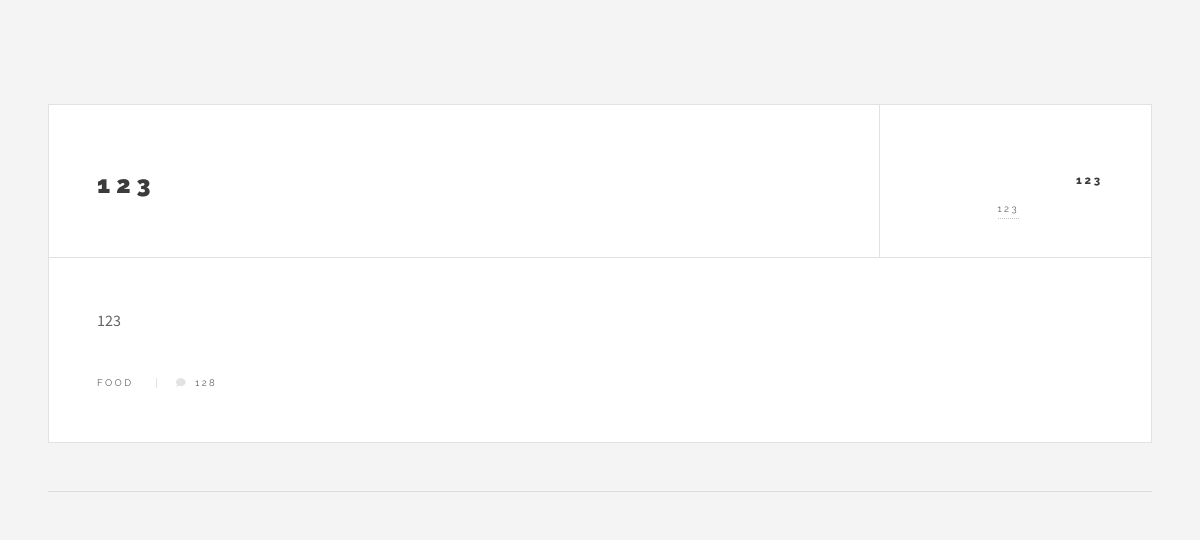
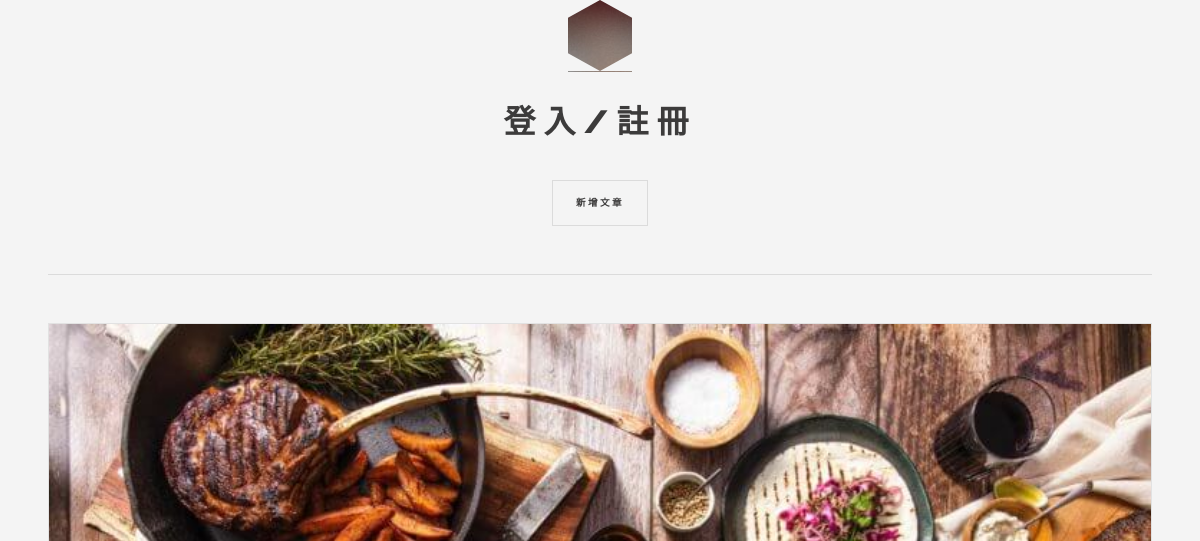
/ (upper part), run on an earlier commit of the app's database (2 pictures, top to bottom).
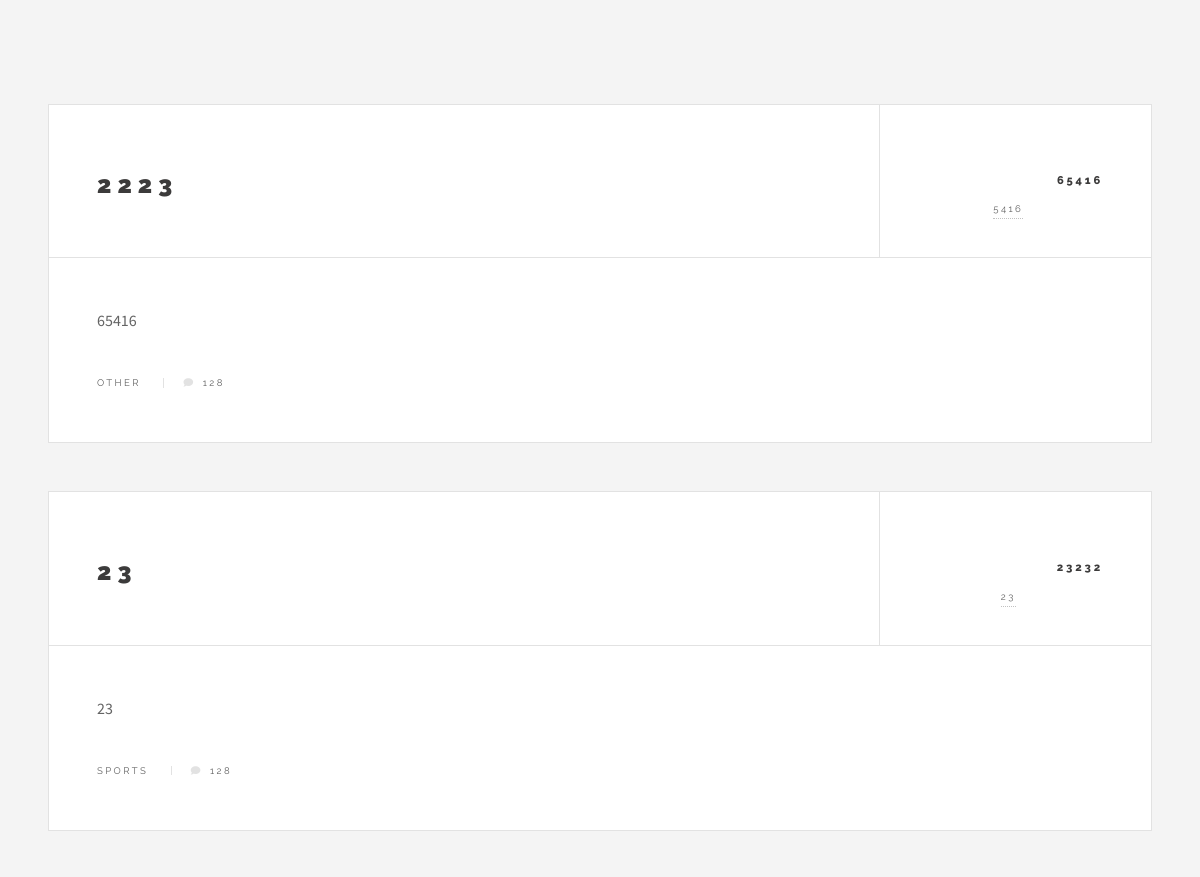
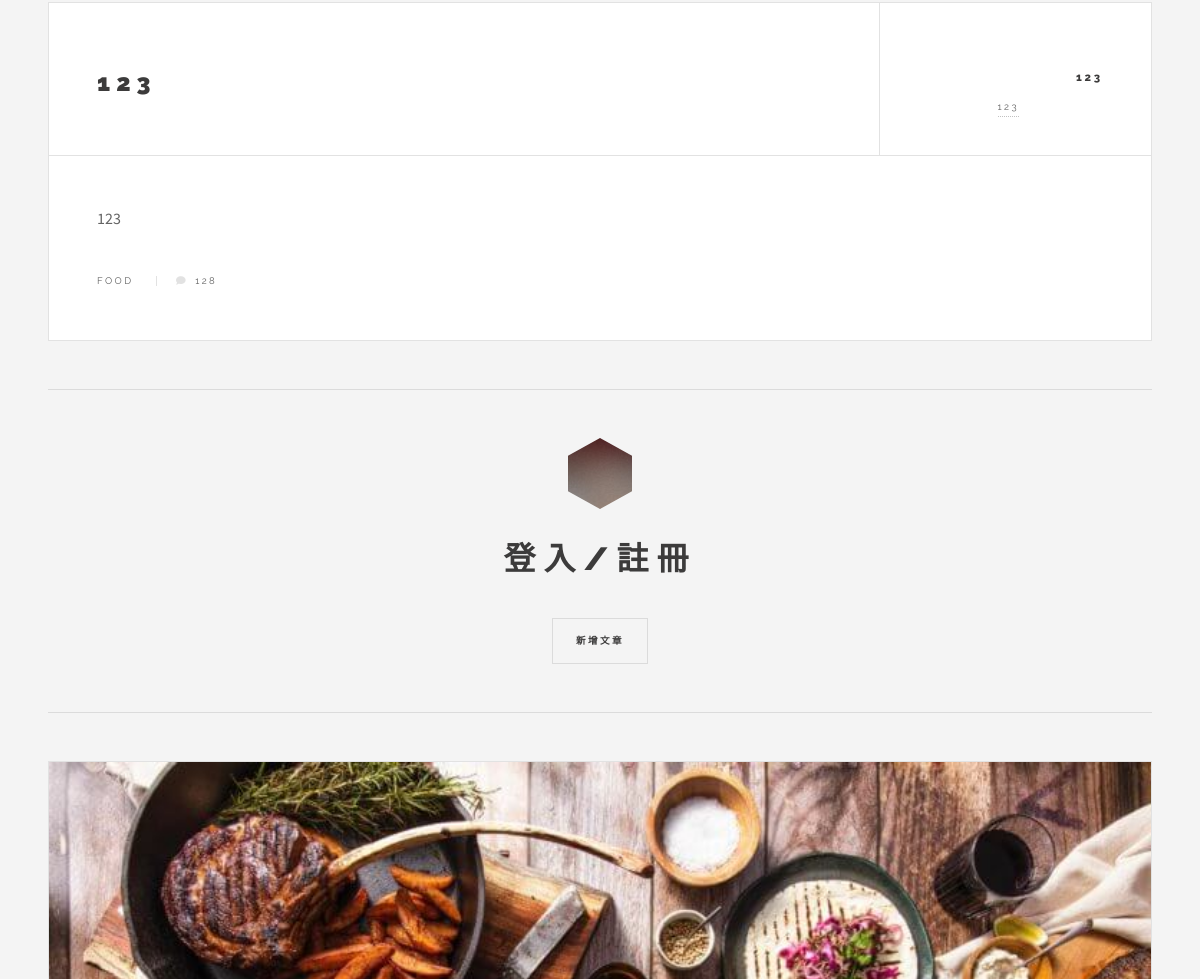
And on a later commit of the database (2 pictures, top to bottom).
### tables this page shows
CREATE TABLE data (title TEXT NOT NULL, content TEXT NOT NULL, author TEXT NOT NULL, time TEXT NOT NULL, category TEXT NOT NULL);

### main.py (the view)
@app.route('/')
def index():
    articles = get_all_articles()
    return render_template('index.html',articles=articles)

### main.py (called while the page is built)
def get_all_articles():
    conn = sqlite3.connect(DB_PATH)
    cursor = conn.cursor()
    query = 'SELECT title, content, author, time, category FROM data ORDER BY time DESC'
    cursor.execute(query)
    articles = cursor.fetchall()
    conn.close()
    return articles

### templates/index.html (shortened to what this page needs)
<!DOCTYPE HTML>
<html>
	<head>
		<link rel="stylesheet" href="{{ url_for('static', filename='assets/css/main.css') }}" />
	</head>
	<body class="is-preload">
			<div id="wrapper">
				<div id="main">
        			{% if articles %}
   					{% for article in articles %}
        			<article class="post">
            			<header>
                			<div class="title">
                    			<h2 class="article-content">{{ article[0] }}</h2>
                			</div>
                			<div class="meta">
                    			<time class="published" datetime="{{ article[3] }}">{{ article[3] }}</time>
                    			<a href="{{ url_for('author_posts', author_name=article[2]) }}" class="author"><span class="name">{{ article[2] }}</span></a>
                			</div>
            			</header>
            				<p class="article-content">{{ article[1] | safe }}</p>
            			<footer>
							<ul class="stats">
								<li>{{ article[4] }}</li>
								<li><a href="#" class="icon solid fa-comment">128</a></li>
							</ul>
            			</footer>
        			</article>
    				{% endfor %}
					{% else %}
    				<p>此分類下目前沒有文章。</p>
					{% endif %}
    			</div>
					<section id="sidebar">
							<section id="intro">
								<a href="/login" class="logo"><img src="{{ url_for('static', filename='images/logo.jpg') }}" alt="" /></a>
								<header>
									<a href="/login"><h2>登入/註冊</h2></a>
									<button id="addPostButton">新增文章</button>
								</header>
							</section>
							<section>
								<div class="mini-posts">
										<article class="mini-post">
											<a href="{{ url_for('category_posts', category_name='Food') }}" class="image"><img src="{{ url_for('static', filename='images/pic04.jpg') }}" alt="" /></a>
										</article>
								</div>
							</section>
					</section>
			</div>
	</body>
</html>

What changed in the data, as far as the page shows it:
added data: title "2223", time "65416", author "5416", content "65416", category "OTHER"
added data: title "23", time "23232", author "23", content "23", category "SPORTS"
